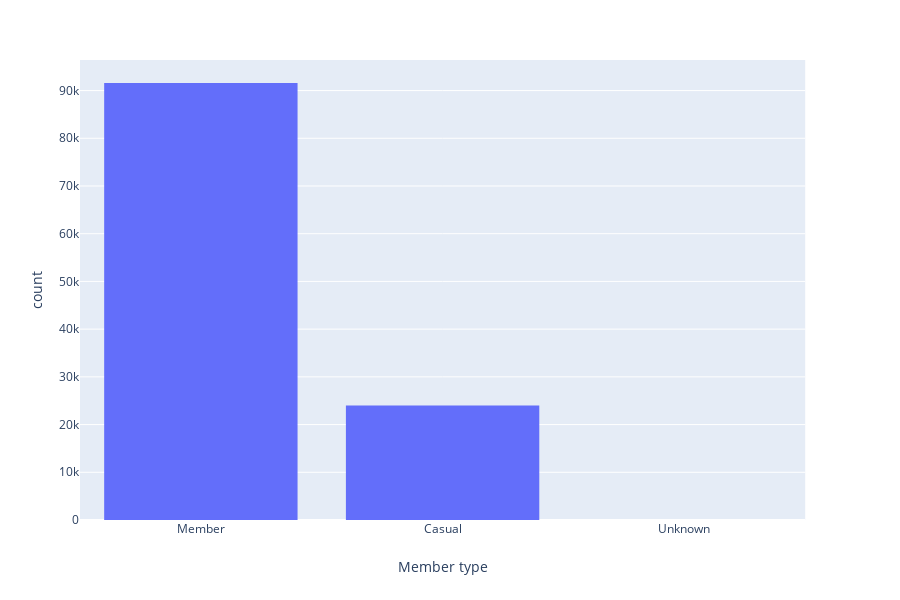

Notebook source saved alongside this figure:
### Code cell
# Try exploring plotly library as well.
import plotly.express as px
fig = px.histogram(df['Member type'], x ='Member type')
fig.show()

### Figure 1 — Plotly figure (JSON) as saved in the notebook; plotly's stock layout.template omitted (floating-point values rounded to 4 significant figures; data arrays with more than 128 entries replaced by an {"elided": "..."} marker saying what was removed)
{"data": [{"alignmentgroup": "True", "bingroup": "x", "hoverlabel": {"namelength": 0}, "hovertemplate": "Member type=%{x}<br>count=%{y}", "legendgroup": "", "marker": {"color": "#636efa"}, "name": "", "offsetgroup": "", "orientation": "v", "showlegend": false, "type": "histogram", "x": {"elided": "115597 str values"}, "xaxis": "x", "yaxis": "y"}], "layout": {"barmode": "relative", "height": 600, "legend": {"tracegroupgap": 0}, "margin": {"t": 60}, "xaxis": {"anchor": "y", "domain": [0, 0.98], "title": {"text": "Member type"}}, "yaxis": {"anchor": "x", "domain": [0, 1], "title": {"text": "count"}}}}
